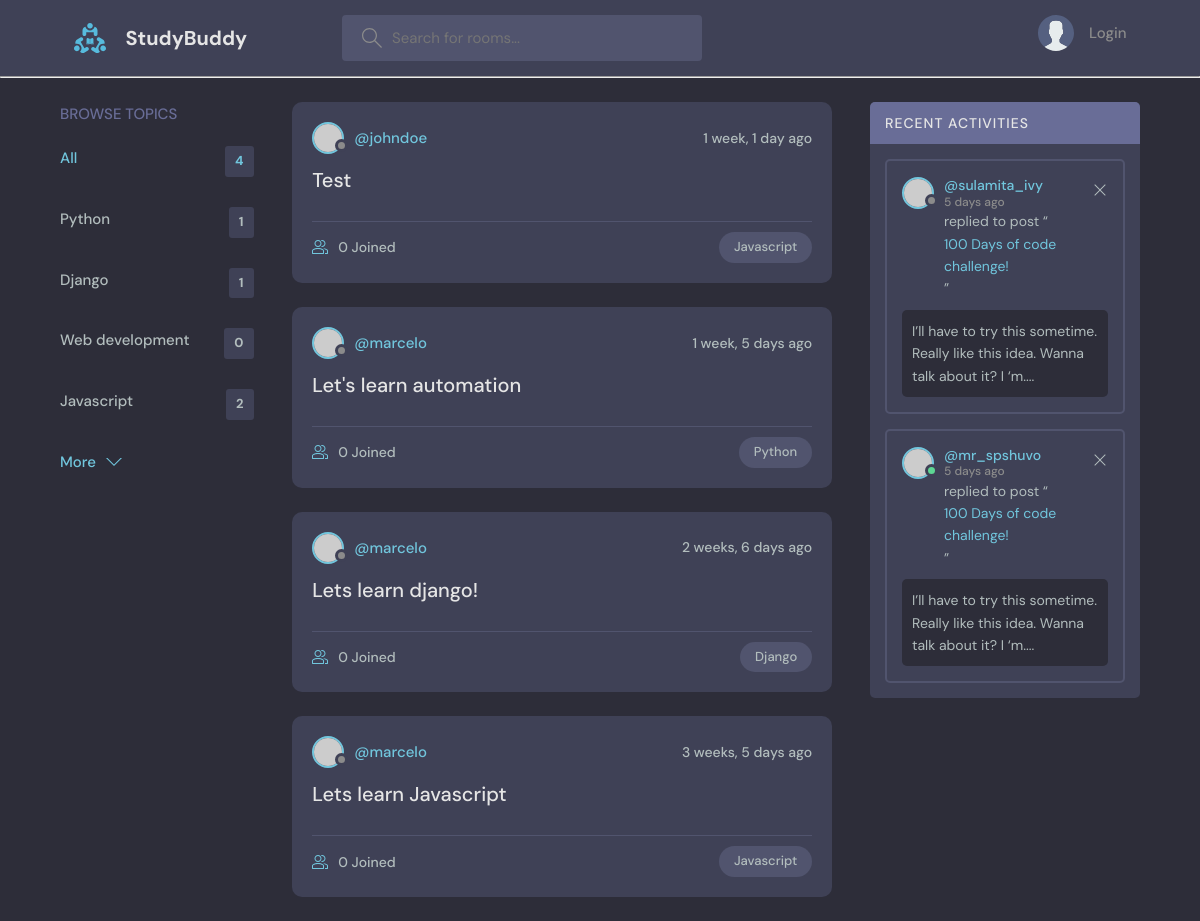
The app's page /, older data.
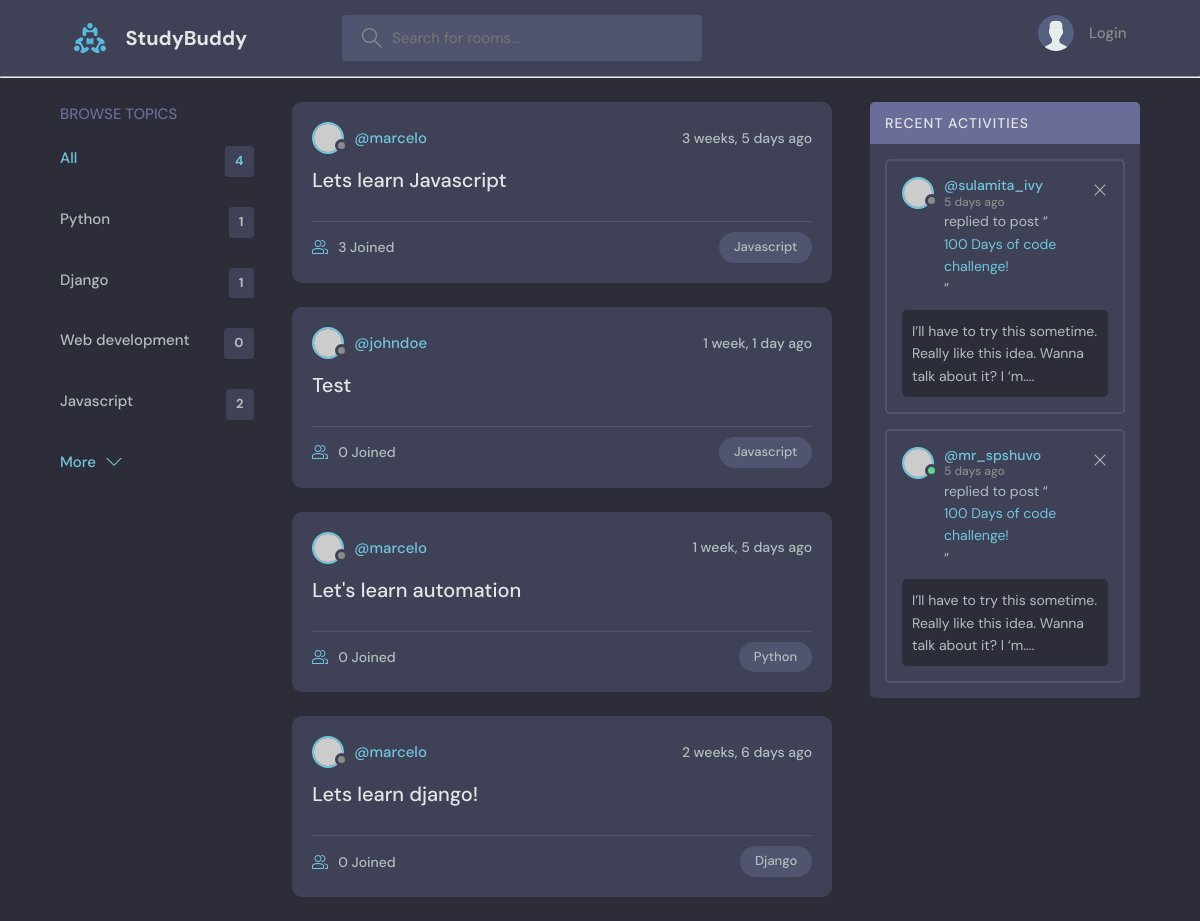
The same page, newer data.
### base/models.py (models this page shows, shortened)
class Topic(models.Model):
    name = models.CharField(max_length=200)

class Room(models.Model):
    host = models.ForeignKey(User, on_delete=models.SET_NULL, null=True)
    topic = models.ForeignKey(Topic, on_delete=models.SET_NULL, null=True)
    name = models.CharField(max_length=200)
    description = models.TextField(null=True, blank=True)
    participants = models.ManyToManyField(
        User, related_name='participants', blank=True
    )
    updated = models.DateTimeField(auto_now=True)
    created = models.DateTimeField(auto_now_add=True)
    class Meta:
        ordering = ['-updated', '-created']

### base/views.py (the view)
# urls.py: path('', views.home, name="home"),
def home(request):
    q = request.GET.get('q') if request.GET.get('q') != None else ''
    rooms = Room.objects.filter(
        Q(topic__name__icontains=q) |
        Q(name__icontains=q) |
        Q(description__icontains=q)
    )
    topics = Topic.objects.all()
    room_count = rooms.count()
    room_messages = Message.objects.filter(Q(room__topic__name__icontains=q))
    context = {
        'rooms': rooms,
        'topics': topics,
        'room_count': room_count,
        'room_messages': room_messages
    }
    return render(request, 'base/home.html', context)

### base/templates/base/home.html (shortened to what this page needs)
{% extends 'main.html' %}
{% block content %}
<main class="layout layout--3">
      <div class="container">
         {% include 'base/topics_component.html' %}
        <div class="roomList">
          {% include 'base/feed_component.html' %}
        </div>
        <div class="activities">
          <div class="activities__header">
            <h2>Recent Activities</h2>
          </div>
          <div class="activities__box">
            <div class="activities__boxHeader roomListRoom__header">
              <a href="profile.html" class="roomListRoom__author">
                <div class="avatar avatar--small">
                  <img src="https://randomuser.me/api/portraits/women/11.jpg" />
                </div>
                <p>
                  @sulamita_ivy
                  <span>5 days ago</span>
                </p>
              </a>
              <div class="roomListRoom__actions">
                <a href="#">
                  <svg version="1.1" xmlns="http://www.w3.org/2000/svg" width="32" height="32" viewBox="0 0 32 32">
                    <title>remove</title>
                    <path
                      d="M27.314 6.019l-1.333-1.333-9.98 9.981-9.981-9.981-1.333 1.333 9.981 9.981-9.981 9.98 1.333 1.333 9.981-9.98 9.98 9.98 1.333-1.333-9.98-9.98 9.98-9.981z"
                    ></path>
                  </svg>
                </a>
              </div>
            </div>
            <div class="activities__boxContent">
              <p>replied to post “<a href="room.html">100 Days of code challenge!</a>”</p>
              <div class="activities__boxRoomContent">
                I’ll have to try this sometime. Really like this idea. Wanna talk about it? I ‘m....
              </div>
            </div>
          </div>
          <div class="activities__box">
            <div class="activities__boxHeader roomListRoom__header">
              <a href="profile.html" class="roomListRoom__author">
                <div class="avatar avatar--small active">
                  <img src="https://randomuser.me/api/portraits/men/13.jpg" />
                </div>
                <p>
                  @mr_spshuvo
                  <span>5 days ago</span>
                </p>
              </a>
              <div class="roomListRoom__actions">
                <a href="#">
                  <svg version="1.1" xmlns="http://www.w3.org/2000/svg" width="32" height="32" viewBox="0 0 32 32">
                    <title>remove</title>
                    <path
                      d="M27.314 6.019l-1.333-1.333-9.98 9.981-9.981-9.981-1.333 1.333 9.981 9.981-9.981 9.98 1.333 1.333 9.981-9.98 9.98 9.98 1.333-1.333-9.98-9.98 9.98-9.981z"
                    ></path>
                  </svg>
                </a>
              </div>
            </div>
            <div class="activities__boxContent">
              <p>replied to post “<a href="room.html">100 Days of code challenge!</a>”</p>
              <div class="activities__boxRoomContent">
                I’ll have to try this sometime. Really like this idea. Wanna talk about it? I ‘m....
              </div>
            </div>
          </div>
        </div>
      </div>
</main>
{% endblock content %}

### base/templates/base/topics_component.html
<div class="topics">
          <div class="topics__header">
            <h2>Browse Topics</h2>
          </div>
          <ul class="topics__list">
            <li>
              <a href="{% url 'home' %}" class="active">All <span>{{topics.count}}</span></a>
            </li>
			{% for topic in topics %}
				<li>
					<a href="{% url 'home' %}?q={{topic.name}}">{{topic.name}}<span>{{topic.room_set.all.count}}</span></a>
				</li>
			{% endfor %}
          </ul>
          <a class="btn btn--link" href="topics.html">
            More
            <svg version="1.1" xmlns="http://www.w3.org/2000/svg" width="32" height="32" viewBox="0 0 32 32">
              <title>chevron-down</title>
              <path d="M16 21l-13-13h-3l16 16 16-16h-3l-13 13z"></path>
            </svg>
          </a>
        </div>

### base/templates/base/feed_component.html (shortened to what this page needs)
{% for room in rooms %}
<div class="roomListRoom">
            <div class="roomListRoom__header">
              <a href="{% url 'user-profile' room.host.id %}" class="roomListRoom__author">
                <div class="avatar avatar--small">
                  <img src="https://randomuser.me/api/portraits/women/11.jpg" />
                </div>
                <span>@{{room.host.username}}</span>
              </a>
              <div class="roomListRoom__actions">
                <span>{{room.created|timesince}} ago</span>
              </div>
            </div>
            <div class="roomListRoom__content">
              <a href="{% url 'room' room.id %}">{{room.name}}</a>
            </div>
            <div class="roomListRoom__meta">
              <a href="{% url 'room' room.id %}" class="roomListRoom__joined">
                {{room.participants.all.count}} Joined
              </a>
              <p class="roomListRoom__topic">{{room.topic.name}}</p>
            </div>
</div>
{% endfor %}

Row changes from the older to the newer data that the page shows:
changed Room "Lets learn Javascript": participants.all.count "0" → "3"; moves up the list
